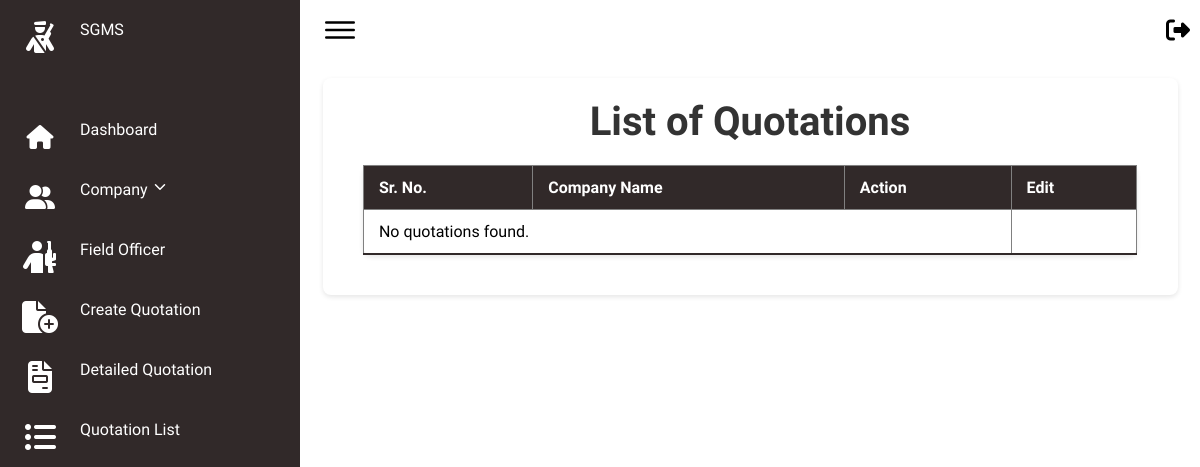
The app's page /quotation_list/, older data.
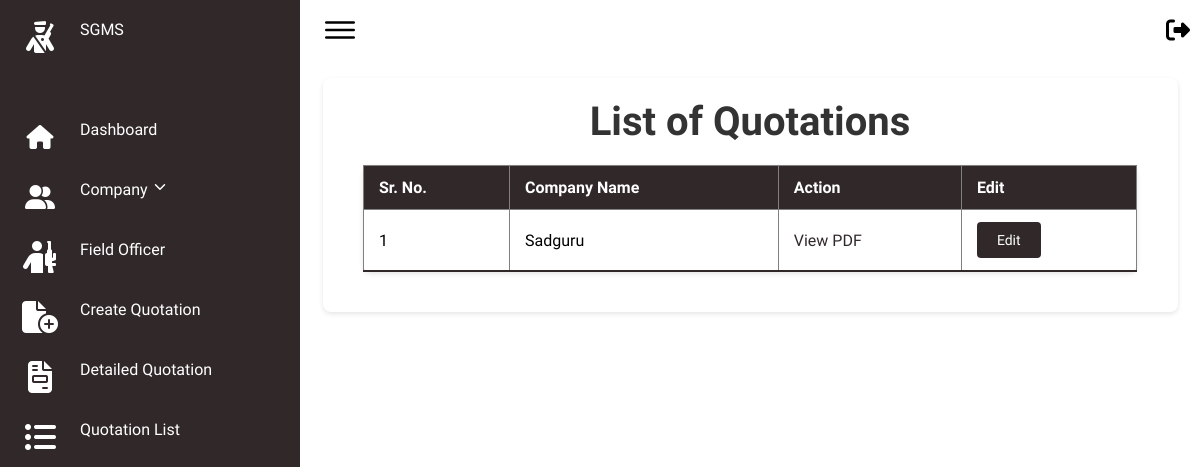
The same page, newer data.
### secman/models.py (models this page shows)
class Quotations(models.Model):
    company = models.CharField(max_length=100)
    guard_basic_pay = models.DecimalField(max_digits=10, decimal_places=2)
    guard_special_allowance = models.DecimalField(max_digits=10, decimal_places=2)
    guard_total_a = models.DecimalField(max_digits=10, decimal_places=2)
    guard_conveyance_allowance = models.DecimalField(max_digits=10, decimal_places=2)
    guard_education_allowance = models.DecimalField(max_digits=10, decimal_places=2)
    guard_travelling_allowance = models.DecimalField(max_digits=10, decimal_places=2)
    guard_house_duty = models.DecimalField(max_digits=10, decimal_places=2)
    guard_total_b = models.DecimalField(max_digits=10, decimal_places=2)
    guard_washing_allowance = models.DecimalField(max_digits=10, decimal_places=2)
    guard_hra = models.DecimalField(max_digits=10, decimal_places=2)
    guard_sub_total_c = models.DecimalField(max_digits=10, decimal_places=2)
    guard_pf = models.DecimalField(max_digits=10, decimal_places=2)
    guard_gratuity = models.DecimalField(max_digits=10, decimal_places=2)
    guard_leave_with_wages = models.DecimalField(max_digits=10, decimal_places=2)
    guard_esic = models.DecimalField(max_digits=10, decimal_places=2)
    guard_paid_holiday = models.DecimalField(max_digits=10, decimal_places=2)
    guard_bonus = models.DecimalField(max_digits=10, decimal_places=2)
    guard_uniform = models.DecimalField(max_digits=10, decimal_places=2)
    guard_total_c = models.DecimalField(max_digits=10, decimal_places=2)
    guard_service_charges = models.DecimalField(max_digits=10, decimal_places=2)
    guard_grand_total_per_month = models.DecimalField(max_digits=10, decimal_places=2)
    supervisor_basic_pay = models.DecimalField(max_digits=10, decimal_places=2)
    supervisor_special_allowance = models.DecimalField(max_digits=10, decimal_places=2)
    supervisor_total_a = models.DecimalField(max_digits=10, decimal_places=2)
    supervisor_conveyance_allowance = models.DecimalField(max_digits=10, decimal_places=2)
    supervisor_education_allowance = models.DecimalField(max_digits=10, decimal_places=2)
    supervisor_travelling_allowance = models.DecimalField(max_digits=10, decimal_places=2)
    supervisor_house_duty = models.DecimalField(max_digits=10, decimal_places=2)
    supervisor_total_b = models.DecimalField(max_digits=10, decimal_places=2)
    supervisor_washing_allowance = models.DecimalField(max_digits=10, decimal_places=2)
    supervisor_hra = models.DecimalField(max_digits=10, decimal_places=2)
    supervisor_sub_total_c = models.DecimalField(max_digits=10, decimal_places=2)
    supervisor_pf = models.DecimalField(max_digits=10, decimal_places=2)
    supervisor_gratuity = models.DecimalField(max_digits=10, decimal_places=2)
    supervisor_leave_with_wages = models.DecimalField(max_digits=10, decimal_places=2)
    supervisor_esic = models.DecimalField(max_digits=10, decimal_places=2)
    supervisor_paid_holiday = models.DecimalField(max_digits=10, decimal_places=2)
    supervisor_bonus = models.DecimalField(max_digits=10, decimal_places=2)
    supervisor_uniform = models.DecimalField(max_digits=10, decimal_places=2)
    supervisor_total_c = models.DecimalField(max_digits=10, decimal_places=2)
    supervisor_service_charges = models.DecimalField(max_digits=10, decimal_places=2)
    supervisor_grand_total_per_month = models.DecimalField(max_digits=10, decimal_places=2)
    pdf_file = models.FileField(upload_to='quotations/', blank=True, null=True)

### secman/views.py (the view)
# urls.py: path('quotation_list/', views.quotation_list, name='quotation_list'),
def quotation_list(request):
    quotations = Quotations.objects.all()
    return render(request, 'admin/quotation_list.html', {'quotations': quotations})

### secman/templates/admin/quotation_list.html (shortened to what this page needs)
{% extends 'admin/basead.html' %}
{% block content %}
<div class="card">
<h1>List of Quotations</h1>
<table border="1">
    <thead>
        <tr>
            <th>Sr. No.</th>
            <th>Company Name</th>
            <th>Action</th>
            <th>Edit</th>
        </tr>
    </thead>
    <tbody>
        {% for quotation in quotations %}
        <tr>
            <td>{{ forloop.counter }}</td>
            <td>{{ quotation.company }}</td>
            <td>
                <a href="{% url 'view_quotation_pdf' quotation.id %}" target="_blank">View PDF</a>
                </td>
                <td>
                    <button onclick="openEditModal({{ quotation.id }}, '{{ quotation.company }}', {{ quotation.guard_basic_pay }}, {{ quotation.guard_special_allowance }}, {{ quotation.guard_total_a }}, {{ quotation.guard_conveyance_allowance }}, {{ quotation.guard_education_allowance }}, {{ quotation.guard_travelling_allowance }}, {{ quotation.guard_house_duty }}, {{ quotation.guard_total_b }}, {{ quotation.guard_washing_allowance }}, {{ quotation.guard_hra }}, {{ quotation.guard_sub_total_c }}, {{ quotation.guard_pf }}, {{ quotation.guard_gratuity }}, {{ quotation.guard_leave_with_wages }}, {{ quotation.guard_esic }}, {{ quotation.guard_paid_holiday }}, {{ quotation.guard_bonus }}, {{ quotation.guard_uniform }},
                 {{ quotation.guard_total_c }}, {{ quotation.guard_service_charges }}, {{ quotation.guard_grand_total_per_month }}, {{ quotation.supervisor_basic_pay }}, {{ quotation.supervisor_special_allowance }}, {{ quotation.supervisor_total_a }}, {{ quotation.supervisor_conveyance_allowance }}, {{ quotation.supervisor_education_allowance }}, {{ quotation.supervisor_travelling_allowance }}, {{ quotation.supervisor_house_duty }}, {{ quotation.supervisor_total_b }}, {{ quotation.supervisor_washing_allowance }}, {{ quotation.supervisor_hra }}, {{ quotation.supervisor_sub_total_c }}, {{ quotation.supervisor_pf }}, {{ quotation.supervisor_gratuity }}, {{ quotation.supervisor_leave_with_wages }}, {{ quotation.supervisor_esic }}, {{ quotation.supervisor_paid_holiday }}, {{ quotation.supervisor_bonus }}, {{ quotation.supervisor_uniform }}, {{ quotation.supervisor_total_c }}, {{ quotation.supervisor_service_charges }}, {{ quotation.supervisor_grand_total_per_month }})">Edit</button>
                </td>
        </tr>
        {% empty %}
        <tr>
            <td colspan="3">No quotations found.</td>
        </tr>
        {% endfor %}
    </tbody>
</table>
</div>
{% endblock %}

Row changes from the older to the newer data that the page shows:
added Quotations: company "Sadguru"
Text that changed along with them:
text no longer shown: "No quotations found."
